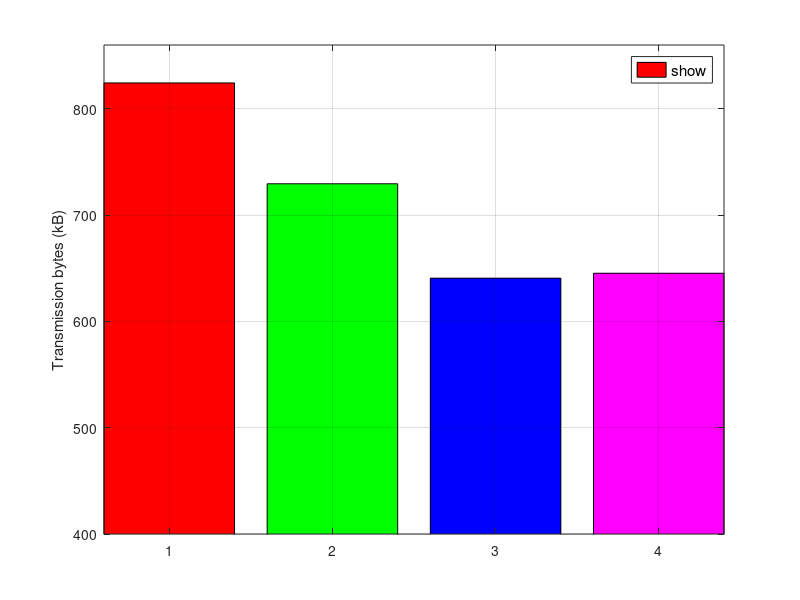

MATLAB code to generate this figure:
clc;
clear;

indep = [6752720 0 0 0]./(8*1024);
greedy = [0 5975694 0 0]./(8*1024);
CE = [0 0 5248250 0]./(8*1024);
BB = [0 0 0 5286224]./(8*1024);
x = [1 2 3 4];

figure(1);
bar(x, indep, 'FaceColor', [1 0 0], 'DisplayName','Independent transmission'); hold on;
bar(x, greedy, 'FaceColor', 'g', 'DisplayName','Greedy scheduling'); hold on;
bar(x, CE, 'FaceColor', 'b', 'DisplayName','Cross entropy scheduling'); hold on;
bar(x, BB, 'FaceColor', 'm', 'DisplayName','Branch-and-bound scheduling');

leg = legend('show','location','NorthEast');
set(leg,'FontSize',11);
axis([-inf inf 400 860]);
ylabel('Transmission bytes (kB)');
xlabel('');
grid on;